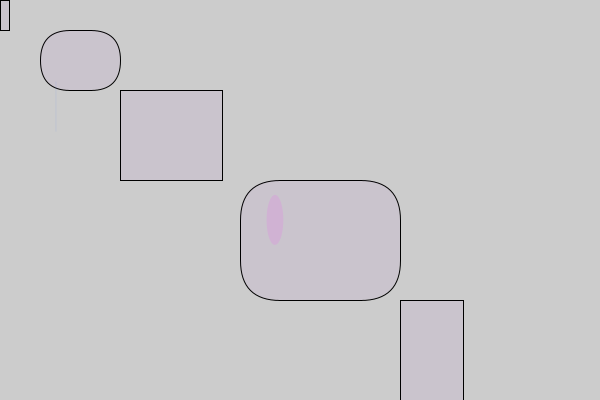
Frame 1 (no input)
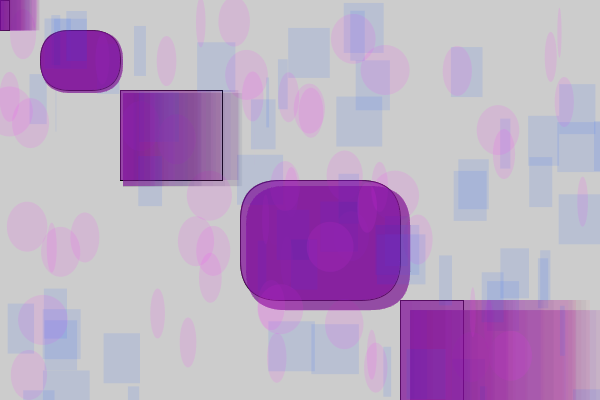
Frame 60 (the mouse pressed at the canvas centre just before this capture)
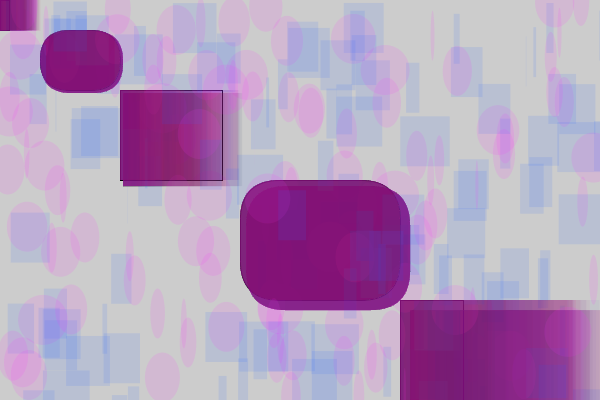
Frame 120 (the mouse held since frame 60 and released just before this capture)

The Processing sketch that drew these frames (run headless with seeded random() and noise(); from frame 60 on, the mouse is pressed at the canvas centre):

// Processing sketch: Project_1_2
// ── Project_1_2.pde
float a= 40;
float b= 30;
float i = 1.01;
float x=600, y=400, bsize=20, speed=5;
void setup(){

size (600,400);

}

void draw() {

  fill(random(255),random(40),random(255),10);
  frameRate(20);
  rect (0,0,random(a),b);
  rect (a,b,a*2,b*2,(30));
  rect (a*2+a,b*2+b,random(a*3),b*3);
  rect (a*3+a*2+a,b*3+b*2+b,a*4,b*4,(40));
  rect (a*4+a*3+a*2+a,b*4+b*3+b*2+b,random(a*5),b*5);
 
 
  a = a + i;
  b = b + i;
  
  if (b < 400 || b < 1) {
    
    i = i * -1;
   
    if (key=='a'){
    background(0);
    fill(255,40,255,80);
    ellipse(random(width),random(height),random(50),50);
   }
 
 if (key=='d'){
    fill(255,40,255,30);
    noStroke();
    frameRate(20);
    
   }
    
    fill(255,40,255,30);
    noStroke();
    ellipse(random(width),random(height),random(50),50);
    frameRate(40);
   
    
    
    fill(40,100,255,30);
    noStroke();
    rect(random(width),random(height),random(50),50);
    frameRate(40);
    
    if (key=='x'){
    background(255);
    fill(255,40,255,80);
    ellipse(random(width),random(height),random(50),50);
   }
    if (key=='z'){
    fill(30,200,255,30);
    noStroke();
    ellipse(mouseX,mouseY,random(30),random(200));
    
    }
    
    
    
 } 

  
  } 
